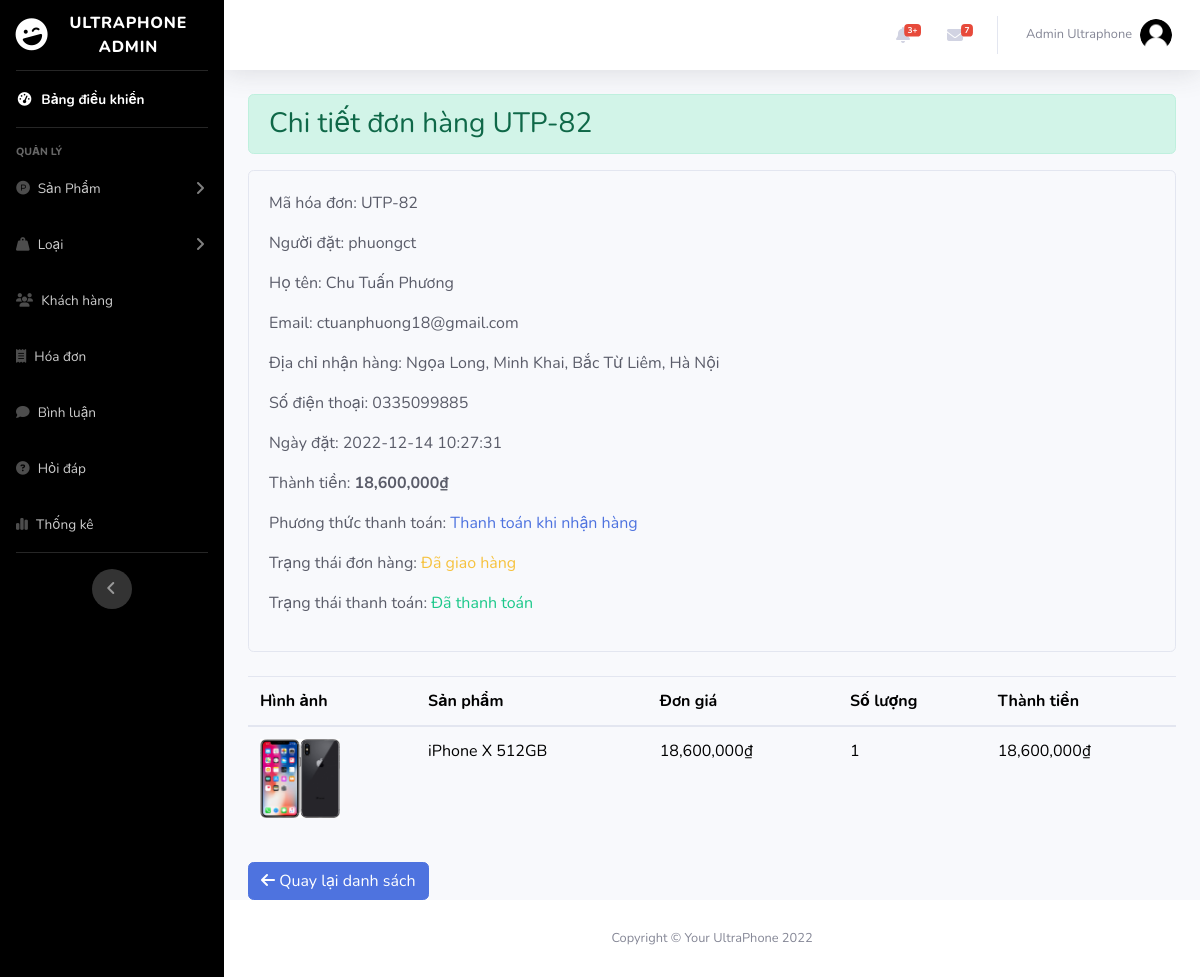
Page /admin/index.php?act=billdetail&idbill=82 (signed in) on the committed database.
### tables this page shows
CREATE TABLE `bill` (
  `id_bill` int(11) NOT NULL,
  `bill_code` varchar(255) DEFAULT NULL,
  `id_user` int(11) NOT NULL,
  `id_pro` int(11) NOT NULL,
  `user_name` varchar(255) NOT NULL,
  `name_pro` varchar(255) NOT NULL,
  `full_name` varchar(55) NOT NULL,
  `address` varchar(255) NOT NULL,
  `phone` int(25) NOT NULL,
  `email` varchar(255) NOT NULL,
  `payment` tinyint(1) NOT NULL DEFAULT 1 COMMENT '1.Thanh toán khi nhận hàng 2.Chuyển khoản ngân hàng 3.Thanh toán online',
  `order_date` datetime NOT NULL,
  `total_amount` int(10) NOT NULL,
  `status` tinyint(4) NOT NULL COMMENT '0.Đơn hàng mới \r\n1.Đang xử lý\r\n2.Đang giao hàng\r\n3.Đã giao hàng',
  `status_pay` varchar(11) NOT NULL DEFAULT '0'
);

CREATE TABLE `cart` (
  `id` int(11) NOT NULL,
  `id_user` int(11) NOT NULL,
  `user_name` varchar(50) NOT NULL,
  `id_pro` int(11) NOT NULL,
  `img_pro` varchar(255) NOT NULL,
  `name_pro` varchar(255) NOT NULL,
  `price_pro` int(10) NOT NULL,
  `quantity` int(11) NOT NULL,
  `total_amount` int(10) NOT NULL,
  `id_bill` int(11) NOT NULL
);

### admin/controller/controller.php (called while the page is built)
<?php
function render($path, $data = [])
{
    extract($data);
    $view = "view/" . $path . ".php";
    include_once $view;
}

### admin/model/pdo.php (called while the page is built, shortened)
<?php
function pdo_get_connection(){
    $dburl = "mysql:host=127.0.0.1;dbname=ultraphone;charset=utf8";
    $username = 'root';
    $password = '';
    $conn = new PDO($dburl, $username, $password);
    $conn->setAttribute(PDO::ATTR_ERRMODE, PDO::ERRMODE_EXCEPTION);
    return $conn;
}
function pdo_query($sql){
    $sql_args = array_slice(func_get_args(), 1);
    try{
        $conn = pdo_get_connection();
        $stmt = $conn->prepare($sql);
        $stmt->execute($sql_args);
        $rows = $stmt->fetchAll();
        return $rows;
    }
    catch(PDOException $e){
        throw $e;
    }
    finally{
        unset($conn);
    }
}
function pdo_query_one($sql){
    $sql_args = array_slice(func_get_args(), 1);
    try{
        $conn = pdo_get_connection();
        $stmt = $conn->prepare($sql);
        $stmt->execute($sql_args);
        $row = $stmt->fetch(PDO::FETCH_ASSOC);
        return $row;
    }
    catch(PDOException $e){
        throw $e;
    }
    finally{
        unset($conn);
    }
}

### admin/model/hoadon.php (called while the page is built, shortened)
<?php
function loadone_bill($idbill) {
    $sql = "SELECT * FROM bill WHERE id_bill =".$idbill;
    $one_bill = pdo_query_one($sql);
    return $one_bill;
}
function load_cart_all($idbill) {
    $sql = "SELECT * FROM `cart` WHERE id_bill=".$idbill;
    $ab = pdo_query($sql);
    return $ab;
}
?>

### admin/view/billdetail.php (the view, shortened to what this page needs)
<?php include_once "header.php" ?>
<?php
if (is_array($one_bill)) {
    extract($one_bill);
}
?>
<body id="page-top">
    <div id="wrapper">
        <?php include_once "nav.php" ?>
        <div class="container-fluid">
            <div>
                <h3 class="alert alert-success">Chi tiết đơn hàng UTP-<?= $id_bill ?></h3>
            </div>
            <div class="card bg-light text-dark mb-4 mt-3">
                <div class="card-body">
                    <p>Mã hóa đơn: UTP-<?= $id_bill ?>
                    </p>
                    <p>Người đặt: <span class="fw-bold">
                            <?= $user_name ?>
                        </span></p>
                    <p>Họ tên: <?= $full_name ?>
                    </p>
                    <p>Email: <?= $email ?></p>
                    <p>Địa chỉ nhận hàng: <?= $address ?>
                    </p>
                    <p>Số điện thoại: 0<?= $phone ?></p>
                    <p>Ngày đặt: <?= $order_date ?>
                    </p>
                    <p>Thành tiền: <span class="text-dark font-weight-bold">
                            <?= number_format($total_amount) ?>₫
                        </span></p>
                    <p>Phương thức thanh toán:
                        <span class="text-primary fw-bold"> <?php if ($payment == 1) {
                                                                echo "Thanh toán khi nhận hàng";
                                                            } else if ($payment == 2) {
                                                                echo "Chuyển khoản ngân hàng";
                                                            } else if ($payment == 3) {
                                                                echo "Thanh toán online";
                                                            } else {
                                                                echo "Không tìm thấy phương thức thanh toán";
                                                            } ?></span>
                    </p>
                    <p>Trạng thái đơn hàng: <span class="text-warning fw-bold"><?php if ($status == 0) {
                                                                            echo "Đơn hàng mới";
                                                                        } else if ($status == 1) {
                                                                            echo "Đang xử lý";
                                                                        } else if ($status == 2) {
                                                                            echo "Đang giao hàng";
                                                                        } else if ($status == 3) {
                                                                            echo "Đã giao hàng";
                                                                        }
                                                                         ?>
                        </span>
                    </p>
                    <p>Trạng thái thanh toán: <?php if ($status_pay == 0) {
                                                    echo '<span class="text-danger">Chưa thanh toán</span>';
                                                } else if ($status_pay == 1) {
                                                    echo '<span class="text-success">Đã thanh toán</span>';
                                                } else {
                                                    echo "Không tìm thấy phương thức thanh toán";
                                                }  ?></p>
                </div>
            </div>
            <div class="table-content table-responsive mt-3 mb-3">
                <table class="table">
                    <thead>
                        <tr>
                            <th class="jb-product-thumbnail">Hình ảnh</th>
                            <th class="cart-product-name">Sản phẩm</th>
                            <th class="jb-product-price">Đơn giá</th>
                            <th class="jb-product-quantity">Số lượng</th>
                            <th class="jb-product-subtotal">Thành tiền</th>
                        </tr>
                    </thead>
                    <tbody>
                        <?php $id = $_GET['idbill'];
                        $bill = load_cart_all($id);
                        foreach ($bill as $value) {
                        ?>
                            <tr>
                                <td class="jb-product-thumbnail"><img src="../admin/uploads/<?= $value['img_pro'] ?>" alt="Ultraphone Product" width="80px"></img></td>
                                <td class="jb-product-name">
                                    <?= $value['name_pro'] ?>
                                </td>
                                <td class="jb-product-price"><span class="amount">
                                        <?= number_format($value['price_pro']) ?>₫
                                    </span></td>
                                <td class="quantity">
                                    <?= $value['quantity'] ?>
                                </td>
                                <td class="product-subtotal"><span class="amount">
                                        <?= number_format($value['total_amount']) ?>₫
                                    </span></td>
                            </tr>
                        <?php } ?>
                    </tbody>
                </table>
            </div>
            <div class="btn-function">
                <a href="index.php?act=listbill" class="btn btn-primary"><i class="fa-solid fa-arrow-left"></i> Quay lại
                    danh sách</a>
            </div>
        </div>
    </div>
    <?php include_once "footer.php" ?>

### rows in the picture
bill: id_bill "82", user_name "phuongct", full_name "Chu Tuấn Phương", email "ctuanphuong18@gmail.com", address "Ngọa Long, Minh Khai, Bắc Từ Liêm, Hà Nội", phone "335099885", order_date "2022-12-14 10:27:31", total_amount "18,600,000"
cart: img_pro (picture), name_pro "iPhone X 512GB", price_pro "18,600,000", quantity "1", total_amount "18,600,000"

### other values in the picture
$_SESSION['admin']['full_name'] "Admin Ultraphone"
